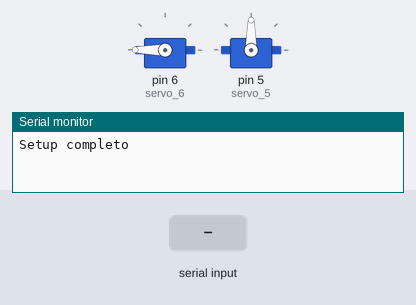
Recording of a sketch running on a simulated Arduino Uno, built with avr-gcc and run on an emulated ATmega328P. Shown: 2 × servo, the last lines printed to the serial monitor. The inputs (shaded band) are chosen by the test bench.

Above: at 3.2 s.
3.3 s: "r" received over Serial
At 4.4 s:
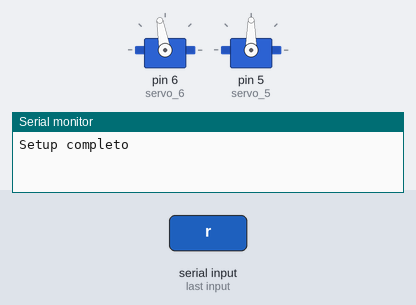
At 8.0 s:
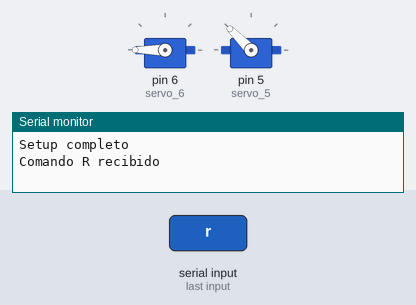
8.5 s: "a" received over Serial
At 13.7 s:
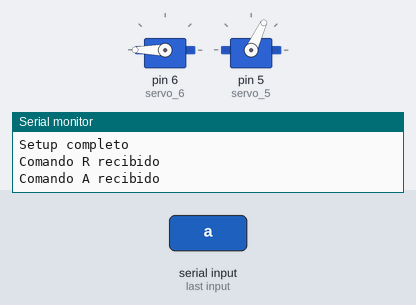
14.5 s: "1" received over Serial
Timing chart, 0 to 21.5 s (numbered marks = the images above; inputs shaded):
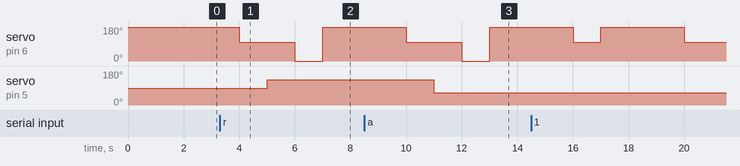

Measured:
- after the input at 3.3 s, servo on pin 5 (servo_5): 90° → 135° after 1.7 s
- after the input at 8.5 s, servo on pin 5 (servo_5): 135° → 65° after 2.5 s

The sketch:

SAM_proyecto25.ino
```cpp
#include <Servo.h>

char letra;
Servo servo_6;
Servo servo_5;

void setup()
{
  letra = ' ';

  Serial.begin(9600); // Inicia comunicación serial
  servo_6.attach(6);  // Adjunta el servo en el pin 6
  servo_5.attach(5);  // Cambié el pin a 9, puedes usar otro si lo prefieres
  servo_6.write(180); // Establece la posición inicial del servo 6
  servo_5.write(90);  // Establece la posición inicial del servo 5
  delay(2000);        // Pausa de 3 segundos
  Serial.println("Setup completo");
}

void loop()
{
  // Movimiento secuencial predeterminado de los servos
  servo_6.write(180);
  delay(2000);
  servo_6.write(100);
  delay(1000);

  // Espera por una letra desde el puerto serial
  while (letra == ' ') {
    if (Serial.available() > 0) {
      letra = Serial.read();
    }
  }

  // Acciones según la letra recibida
  if (letra == 'r') {
    Serial.println("Comando R recibido");
    servo_5.write(135);
    delay(1000);
    servo_6.write(0);
    delay(1000);
  }
  else if (letra == 'a') {
    Serial.println("Comando A recibido");
    servo_5.write(65);
    delay(1000);
    servo_6.write(0);
    delay(1000);
  }
  else if (letra == 'v') {
    Serial.println("Comando V recibido");
    servo_5.write(90);
    delay(1000);
    servo_6.write(0);
    delay(1000);
  }

  // Resetea la letra para esperar un nuevo comando
  letra = ' ';

  // Movimiento final del servo 6
  servo_6.write(180);
  delay(1000);
}
```
